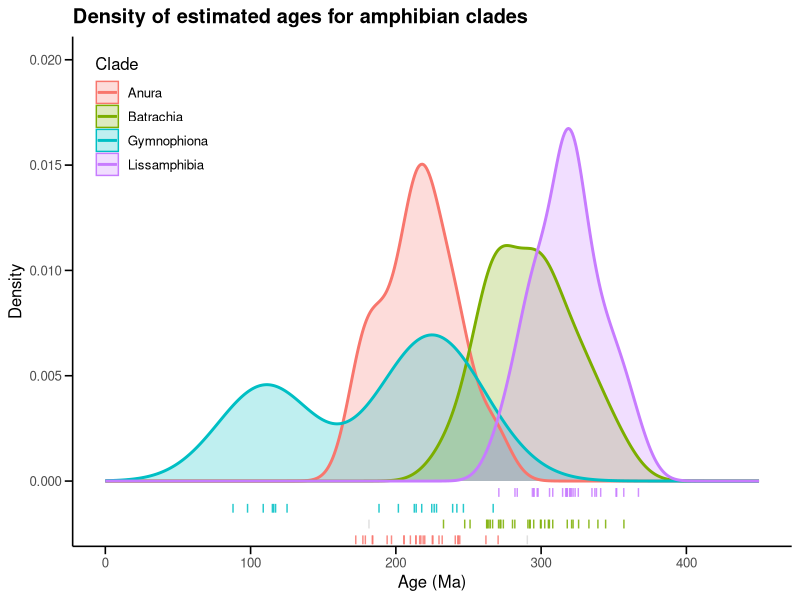

Generate this figure with R:
### Amphibia ages for likelihood checkpoints
library(ggplot2)
library(dplyr)
library(tidyr)

amphibia <- read.csv("amphibia_calibrations.csv", header=TRUE, stringsAsFactors=TRUE)

# --- 0) Flag 1.5*IQR outliers within each clade ---
amphibia_flagged <- amphibia %>%
  group_by(Clade) %>%
  mutate(
    q1 = quantile(Age, 0.25, na.rm = TRUE),
    q3 = quantile(Age, 0.75, na.rm = TRUE),
    iqr = q3 - q1,
    lower = q1 - 1.5 * iqr,
    upper = q3 + 1.5 * iqr,
    is_outlier = !is.na(Age) & (Age < lower | Age > upper)
  ) %>%
  ungroup() %>%
  select(-q1, -q3, -iqr, -lower, -upper)

# Use NON-outliers for density
dens_df <- amphibia_flagged %>%
  filter(!is_outlier) %>%
  group_by(Clade) %>%
  reframe({
    d <- density(Age, from = 0, to = 450, adjust = 1, na.rm = TRUE)
    tibble(x = d$x, y = d$y)
  })

# Rugs: split into outliers vs not
rug_df <- amphibia_flagged %>%
  filter(!is.na(Age)) %>%
  mutate(Clade = factor(Clade))

rug_in <- rug_df %>% filter(!is_outlier)
rug_out <- rug_df %>% filter(is_outlier)

# Compute ymax from dens_df
ymax <- max(dens_df$y, na.rm = TRUE)

rug_levels <- levels(rug_df$Clade)
y_band <- c(-0.003, -0.00225, -0.0015, -0.00075)
names(y_band) <- rug_levels

rug_in <- rug_in %>% mutate(y_pos = y_band[as.character(Clade)])
rug_out <- rug_out %>% mutate(y_pos = y_band[as.character(Clade)])

tick_h <- 0.025 * ymax

p <- ggplot(dens_df, aes(x = x, y = y, fill = Clade, color = Clade)) +
  geom_area(alpha = 0.25, position = "identity") +
  geom_line(linewidth = 1.0) +
  
  # OUTLIER rug ticks (light gray)
  geom_segment(
    data = rug_out,
    aes(x = Age, xend = Age, y = y_pos, yend = y_pos + tick_h),
    inherit.aes = FALSE,
    linewidth = 0.5,
    alpha = 0.6,
    color = "gray80"
  ) +
  
  # NON-outlier rug ticks (colored by clade)
  geom_segment(
    data = rug_in,
    aes(x = Age, xend = Age, y = y_pos, yend = y_pos + tick_h, color = Clade),
    inherit.aes = FALSE,
    linewidth = 0.5,
    alpha = 0.85
  ) +
  
  coord_cartesian(xlim = c(0, 450), ylim = c(-0.002, 0.02)) +
  labs(
    title = "Density of estimated ages for amphibian clades",
    x = "Age (Ma)",
    y = "Density",
    fill = "Clade",
    color = "Clade"
  ) +
  theme_minimal(base_size = 12) +
  theme(
    panel.grid.major = element_blank(),
    panel.grid.minor = element_blank(),
    axis.line = element_line(color = "black"),
    axis.ticks = element_line(color = "black"),
    axis.ticks.length = unit(0.2, "cm"),
    legend.position = c(0.02, 0.98),
    legend.justification = c(0, 1),
    legend.background = element_rect(fill = "white", color = NA),
    plot.title = element_text(face = "bold")
  )

p

# Summary Stats
age_summary <- amphibia_flagged %>%
  filter(!is_outlier) %>%
  group_by(Clade) %>%
  summarise(
    n = sum(!is.na(Age)),
    q2.5   = quantile(Age, 0.025, na.rm = TRUE),
    median = median(Age, na.rm = TRUE),
    q97.5  = quantile(Age, 0.975, na.rm = TRUE),
    .groups = "drop"
  )

age_summary
